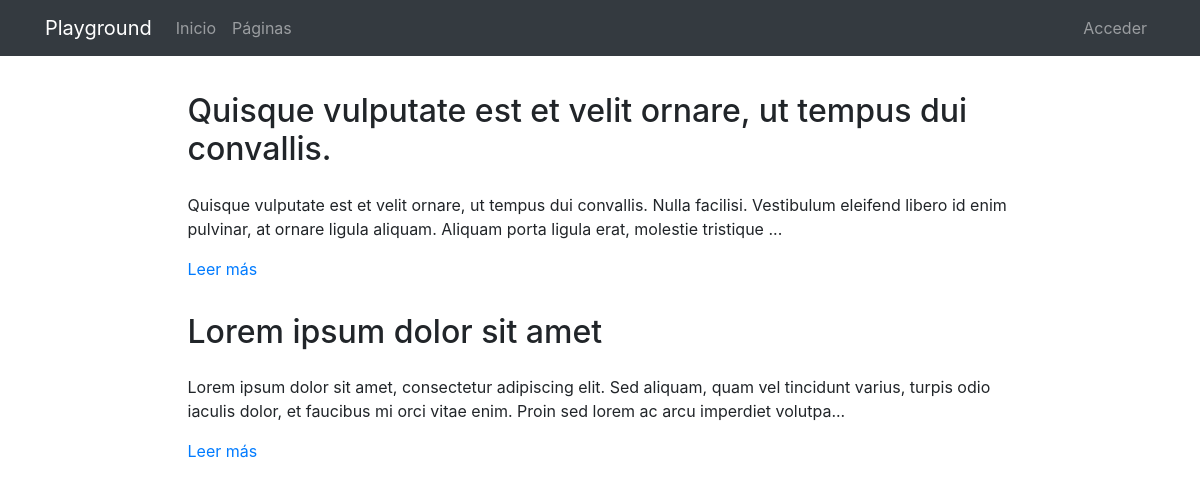
The page /pages/ on the database its author committed.
### pages/models.py (models this page shows, shortened)
class Page(models.Model):
    title = models.CharField(verbose_name="Título", max_length=200)
    content = RichTextField(verbose_name="Contenido")
    order = models.SmallIntegerField(verbose_name="Orden", default=0)
    created = models.DateTimeField(auto_now_add=True, verbose_name="Fecha de creación")
    updated = models.DateTimeField(auto_now=True, verbose_name="Fecha de edición")
    class Meta:
        verbose_name = "página"
        verbose_name_plural = "páginas"
        ordering = ['order', 'title']

### pages/views.py (the view)
# urls.py: path('', PageListView.as_view(), name='pages'),
class PageListView(ListView):
    model = Page

### pages/templates/pages/page_list.html (shortened to what this page needs)
{% extends 'core/base.html' %}
{% load static %}
{% block content %}
{% include 'pages/includes/pages_menu.html' %}
<main role="main">
  <div class="container mb-4">
    {% for page in page_list|dictsort:"id" reversed %}
      <div class="row mt-3">
        <div class="col-md-9 mx-auto">
          <h2 class="mb-4">{{page.title}}</h2>
          <div>
            <p>{{page.content|striptags|safe|truncatechars:"200"}}</p>
            <p><a href="{% url 'pages:page' page.id page.title|slugify %}">Leer más</a>
            </p>
          </div>
        </div>
      </div>
    {% endfor %}
  </div>
</main>
{% endblock %}

### core/static/core/css/main.css (style rules this page uses)
main { padding-top: 20px; }
:root { --jumbotron-padding-y: 3rem; }

### rows shown on the page
Page: title "Quisque vulputate est et velit ornare, ut tempus dui convallis.", content "Quisque vulputate est et velit ornare, ut tempus dui convallis. Nulla facilisi. Vestibulum eleifend libero id enim pulvinar, at ornare ligula aliquam. Aliquam porta ligula erat, molestie tristique ..."
Page: title "Lorem ipsum dolor sit amet", content "Lorem ipsum dolor sit amet, consectetur adipiscing elit. Sed aliquam, quam vel tincidunt varius, turpis odio iaculis dolor, et faucibus mi orci vitae enim. Proin sed lorem ac arcu imperdiet volutpa..."
